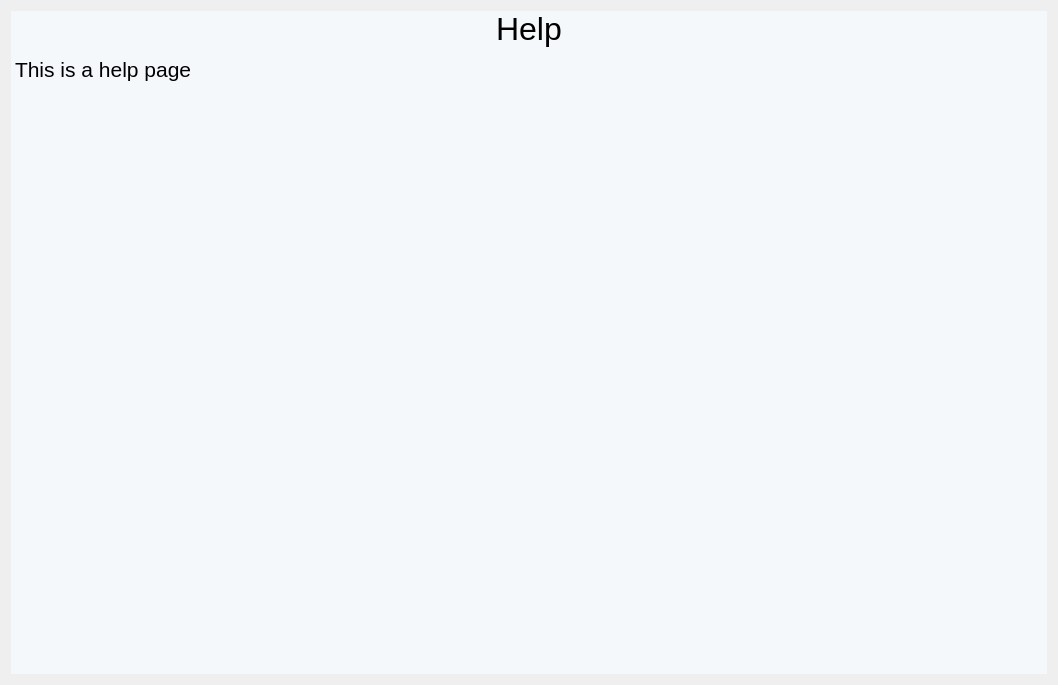
<?xml version="1.0" encoding="UTF-8"?>
<ui version="4.0">
 <class>about_container</class>
 <widget class="QWidget" name="about_container">
  <property name="geometry">
   <rect>
    <x>0</x>
    <y>0</y>
    <width>1058</width>
    <height>685</height>
   </rect>
  </property>
  <property name="maximumSize">
   <size>
    <width>16777215</width>
    <height>16777215</height>
   </size>
  </property>
  <property name="windowTitle">
   <string>Form</string>
  </property>
  <layout class="QVBoxLayout" name="verticalLayout">
   <item>
    <widget class="QFrame" name="frame">
     <property name="styleSheet">
      <string notr="true">border: 0px;
background-color: rgb(245, 248, 251);</string>
     </property>
     <property name="frameShape">
      <enum>QFrame::StyledPanel</enum>
     </property>
     <property name="frameShadow">
      <enum>QFrame::Raised</enum>
     </property>
     <layout class="QVBoxLayout" name="verticalLayout_2">
      <property name="spacing">
       <number>6</number>
      </property>
      <property name="leftMargin">
       <number>0</number>
      </property>
      <property name="topMargin">
       <number>0</number>
      </property>
      <property name="rightMargin">
       <number>0</number>
      </property>
      <property name="bottomMargin">
       <number>0</number>
      </property>
      <item alignment="Qt::AlignHCenter">
       <widget class="QLabel" name="label">
        <property name="font">
         <font>
          <pointsize>24</pointsize>
         </font>
        </property>
        <property name="text">
         <string>Help</string>
        </property>
       </widget>
      </item>
      <item>
       <widget class="QTextBrowser" name="textBrowser">
        <property name="styleSheet">
         <string notr="true"/>
        </property>
        <property name="html">
         <string>&lt;!DOCTYPE HTML PUBLIC &quot;-//W3C//DTD HTML 4.0//EN&quot; &quot;http://www.w3.org/TR/REC-html40/strict.dtd&quot;&gt;
&lt;html&gt;&lt;head&gt;&lt;meta name=&quot;qrichtext&quot; content=&quot;1&quot; /&gt;&lt;meta charset=&quot;utf-8&quot; /&gt;&lt;style type=&quot;text/css&quot;&gt;
p, li { white-space: pre-wrap; }
hr { height: 1px; border-width: 0; }
li.unchecked::marker { content: &quot;\2610&quot;; }
li.checked::marker { content: &quot;\2612&quot;; }
&lt;/style&gt;&lt;/head&gt;&lt;body style=&quot; font-family:'Segoe UI'; font-size:9pt; font-weight:400; font-style:normal;&quot;&gt;
&lt;p style=&quot; margin-top:0px; margin-bottom:0px; margin-left:0px; margin-right:0px; -qt-block-indent:0; text-indent:0px;&quot;&gt;&lt;span style=&quot; font-size:16pt;&quot;&gt;This is a help page&lt;/span&gt;&lt;/p&gt;&lt;/body&gt;&lt;/html&gt;</string>
        </property>
       </widget>
      </item>
     </layout>
    </widget>
   </item>
  </layout>
 </widget>
 <resources>
  <include location="../../../resources.qrc"/>
 </resources>
 <connections/>
</ui>
